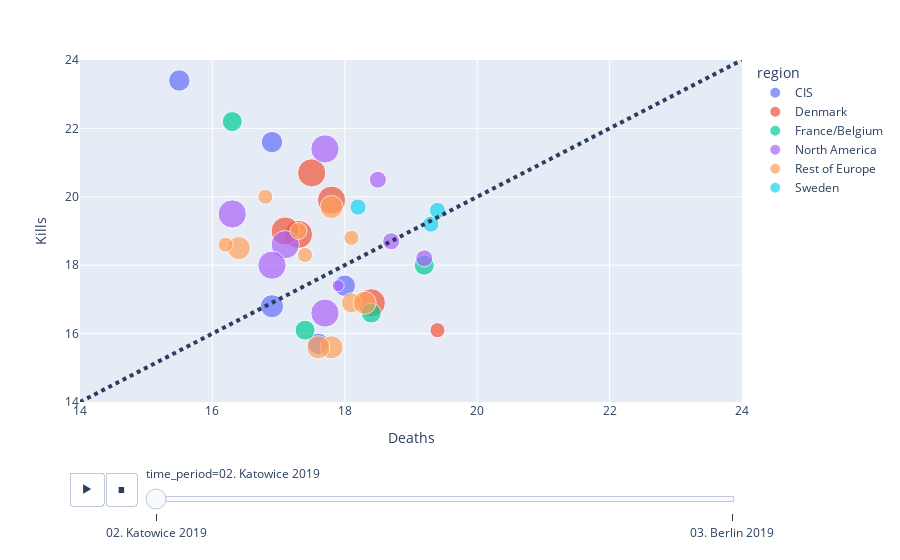

The notebook cell saved with this chart:
### Code cell
fig = px.scatter(gb, x="deaths", y="kills", animation_frame="time_period", animation_group="player_name",
           size="size", color="region", hover_name="player_name", hover_data=["team_rank"],
                 range_x=[14,24],range_y=[14,24]
                )
#.for_each_trace(lambda t: t.update(name=t.name.split("=")[1]))
fig.layout.updatemenus[0].buttons[0].args[1]["frame"]["duration"] = 2000
fig.layout.updatemenus[0].buttons[0].args[1]["transition"]["duration"] = 1300
fig.update_layout(xaxis_title='Deaths', yaxis_title = 'Kills')
fig.add_shape(type="line", x0=14, y0=14, x1=24, y1=24, line=dict(width=4, dash="dot"))
fig.update_shapes(dict(xref='x', yref='y'))
fig.show()

### Figure 1 — Plotly figure (JSON) as saved in the notebook; plotly's stock layout.template omitted (floating-point values rounded to 4 significant figures)
{"data": [{"customdata": [[4], [5], [5], [5], [5]], "hovertemplate": "<b>%{hovertext}</b><br><br>region=CIS<br>time_period=02. Katowice 2019<br>deaths=%{x}<br>kills=%{y}<br>size=%{marker.size}<br>team_rank=%{customdata[0]}<extra></extra>", "hovertext": ["Edward", "Zeus", "electronic", "flamie", "s1mple"], "ids": ["Edward", "Zeus", "electronic", "flamie", "s1mple"], "legendgroup": "CIS", "marker": {"color": "#636efa", "size": [16.7, 14.3, 14.3, 14.3, 14.3], "sizemode": "area", "sizeref": 0.0625, "symbol": "circle"}, "mode": "markers", "name": "CIS", "orientation": "v", "showlegend": true, "type": "scatter", "x": [16.9, 17.6, 16.9, 18, 15.5], "xaxis": "x", "y": [16.8, 15.7, 21.6, 17.4, 23.4], "yaxis": "y"}, {"customdata": [[2], [2], [2], [2], [2], [12]], "hovertemplate": "<b>%{hovertext}</b><br><br>region=Denmark<br>time_period=02. Katowice 2019<br>deaths=%{x}<br>kills=%{y}<br>size=%{marker.size}<br>team_rank=%{customdata[0]}<extra></extra>", "hovertext": ["Magisk", "Xyp9x", "device", "dupreeh", "gla1ve", "karrigan"], "ids": ["Magisk", "Xyp9x", "device", "dupreeh", "gla1ve", "karrigan"], "legendgroup": "Denmark", "marker": {"color": "#EF553B", "size": [25, 25, 25, 25, 25, 7.1], "sizemode": "area", "sizeref": 0.0625, "symbol": "circle"}, "mode": "markers", "name": "Denmark", "orientation": "v", "showlegend": true, "type": "scatter", "x": [17.3, 17.1, 17.5, 17.8, 18.4, 19.4], "xaxis": "x", "y": [18.9, 19, 20.7, 19.9, 16.9, 16.1], "yaxis": "y"}, {"customdata": [[6], [6], [6], [6]], "hovertemplate": "<b>%{hovertext}</b><br><br>region=France/Belgium<br>time_period=02. Katowice 2019<br>deaths=%{x}<br>kills=%{y}<br>size=%{marker.size}<br>team_rank=%{customdata[0]}<extra></extra>", "hovertext": ["NBK-", "RpK", "ZywOo", "apEX"], "ids": ["NBK-", "RpK", "ZywOo", "apEX"], "legendgroup": "France/Belgium", "marker": {"color": "#00cc96", "size": [12.5, 12.5, 12.5, 12.5], "sizemode": "area", "sizeref": 0.0625, "symbol": "circle"}, "mode": "markers", "name": "France/Belgium", "orientation": "v", "showlegend": true, "type": "scatter", "x": [19.2, 17.4, 16.3, 18.4], "xaxis": "x", "y": [18, 16.1, 22.2, 16.6], "yaxis": "y"}, {"customdata": [[9], [2], [9], [2], [2], [2], [2], [20], [9]], "hovertemplate": "<b>%{hovertext}</b><br><br>region=North America<br>time_period=02. Katowice 2019<br>deaths=%{x}<br>kills=%{y}<br>size=%{marker.size}<br>team_rank=%{customdata[0]}<extra></extra>", "hovertext": ["Brehze", "EliGE", "Ethan", "NAF", "Stewie2K", "Twistzz", "nitr0", "stanislaw", "tarik"], "ids": ["Brehze", "EliGE", "Ethan", "NAF", "Stewie2K", "Twistzz", "nitr0", "stanislaw", "tarik"], "legendgroup": "North America", "marker": {"color": "#ab63fa", "size": [9.1, 25, 9.1, 25, 25, 25, 25, 4.5, 9.1], "sizemode": "area", "sizeref": 0.0625, "symbol": "circle"}, "mode": "markers", "name": "North America", "orientation": "v", "showlegend": true, "type": "scatter", "x": [18.5, 17.7, 18.7, 17.1, 17.7, 16.3, 16.9, 17.9, 19.2], "xaxis": "x", "y": [20.5, 21.4, 18.7, 18.6, 16.6, 19.5, 18, 17.4, 18.2], "yaxis": "y"}, {"customdata": [[6], [4], [4], [9], [4], [12], [12], [12], [4], [12], [4]], "hovertemplate": "<b>%{hovertext}</b><br><br>region=Rest of Europe<br>time_period=02. Katowice 2019<br>deaths=%{x}<br>kills=%{y}<br>size=%{marker.size}<br>team_rank=%{customdata[0]}<extra></extra>", "hovertext": ["ALEX", "Aerial", "Aleksib", "CeRq", "allu", "chrisJ", "frozen", "ropz", "sergej", "woxic", "xseveN"], "ids": ["ALEX", "Aerial", "Aleksib", "CeRq", "allu", "chrisJ", "frozen", "ropz", "sergej", "woxic", "xseveN"], "legendgroup": "Rest of Europe", "marker": {"color": "#FFA15A", "size": [12.5, 16.7, 16.7, 9.1, 16.7, 7.1, 7.1, 7.1, 16.7, 7.1, 16.7], "sizemode": "area", "sizeref": 0.0625, "symbol": "circle"}, "mode": "markers", "name": "Rest of Europe", "orientation": "v", "showlegend": true, "type": "scatter", "x": [18.1, 18.3, 17.8, 17.3, 16.4, 18.1, 17.4, 16.2, 17.8, 16.8, 17.6], "xaxis": "x", "y": [16.9, 16.9, 15.6, 19, 18.5, 18.8, 18.3, 18.6, 19.7, 20, 15.6], "yaxis": "y"}, {"customdata": [[10], [10], [10]], "hovertemplate": "<b>%{hovertext}</b><br><br>region=Sweden<br>time_period=02. Katowice 2019<br>deaths=%{x}<br>kills=%{y}<br>size=%{marker.size}<br>team_rank=%{customdata[0]}<extra></extra>", "hovertext": ["Brollan", "JW", "KRIMZ"], "ids": ["Brollan", "JW", "KRIMZ"], "legendgroup": "Sweden", "marker": {"color": "#19d3f3", "size": [8.3, 8.3, 8.3], "sizemode": "area", "sizeref": 0.0625, "symbol": "circle"}, "mode": "markers", "name": "Sweden", "orientation": "v", "showlegend": true, "type": "scatter", "x": [19.3, 19.4, 18.2], "xaxis": "x", "y": [19.2, 19.6, 19.7], "yaxis": "y"}], "layout": {"legend": {"itemsizing": "constant", "title": {"text": "region"}, "tracegroupgap": 0}, "margin": {"t": 60}, "shapes": [{"line": {"dash": "dot", "width": 4}, "type": "line", "x0": 14, "x1": 24, "xref": "x", "y0": 14, "y1": 24, "yref": "y"}], "sliders": [{"active": 0, "currentvalue": {"prefix": "time_period="}, "len": 0.9, "pad": {"b": 10, "t": 60}, "steps": [{"args": [["02. Katowice 2019"], {"frame": {"duration": 0, "redraw": false}, "fromcurrent": true, "mode": "immediate", "transition": {"duration": 0, "easing": "linear"}}], "label": "02. Katowice 2019", "method": "animate"}, {"args": [["03. Berlin 2019"], {"frame": {"duration": 0, "redraw": false}, "fromcurrent": true, "mode": "immediate", "transition": {"duration": 0, "easing": "linear"}}], "label": "03. Berlin 2019", "method": "animate"}], "x": 0.1, "xanchor": "left", "y": 0, "yanchor": "top"}], "updatemenus": [{"buttons": [{"args": [null, {"frame": {"duration": 2000, "redraw": false}, "fromcurrent": true, "mode": "immediate", "transition": {"duration": 1300, "easing": "linear"}}], "label": "&#9654;", "method": "animate"}, {"args": [[null], {"frame": {"duration": 0, "redraw": false}, "fromcurrent": true, "mode": "immediate", "transition": {"duration": 0, "easing": "linear"}}], "label": "&#9724;", "method": "animate"}], "direction": "left", "pad": {"r": 10, "t": 70}, "showactive": false, "type": "buttons", "x": 0.1, "xanchor": "right", "y": 0, "yanchor": "top"}], "xaxis": {"anchor": "y", "domain": [0, 1], "range": [14, 24], "title": {"text": "Deaths"}}, "yaxis": {"anchor": "x", "domain": [0, 1], "range": [14, 24], "title": {"text": "Kills"}}}}
